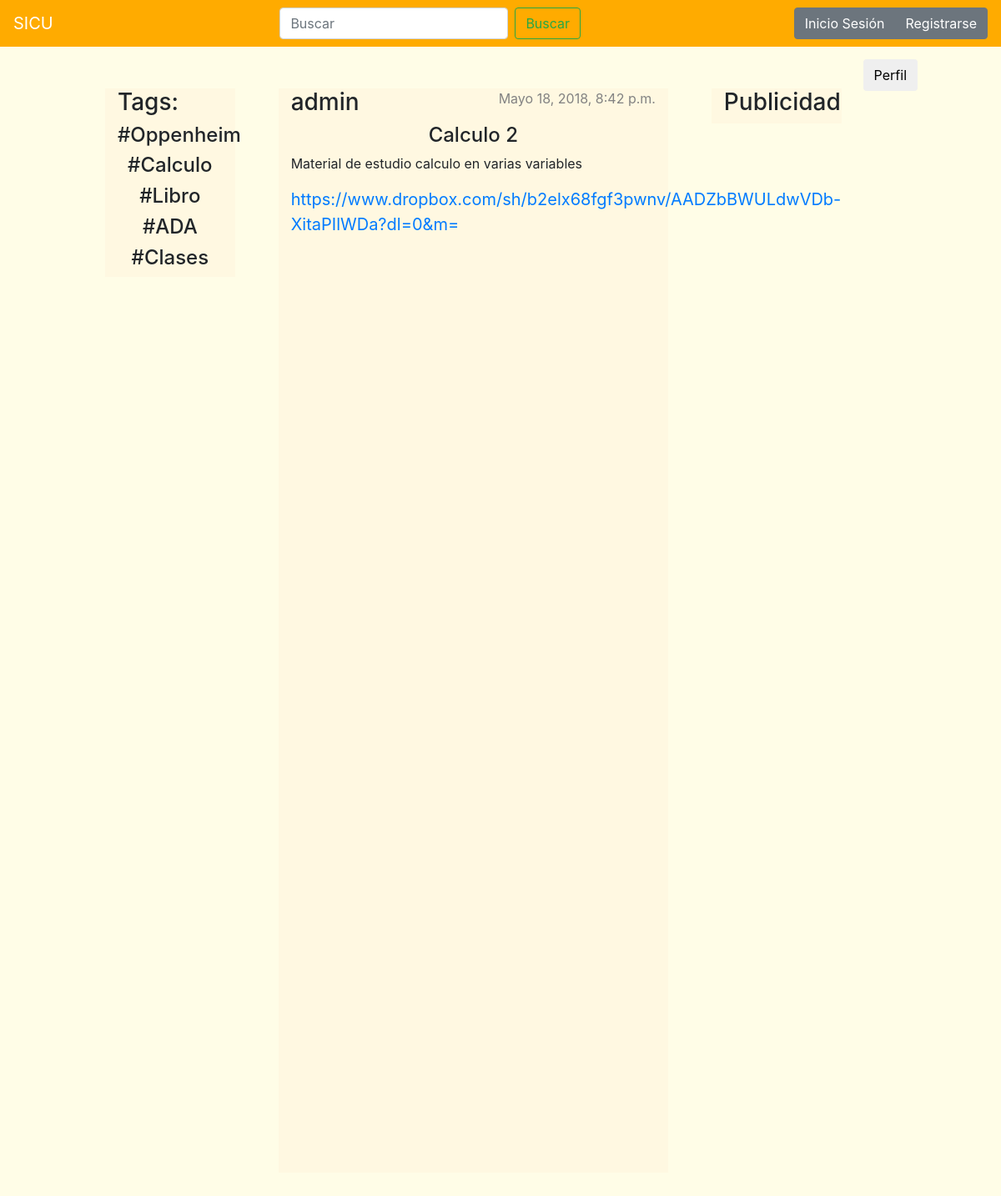
/post/5/, run on an earlier commit of the app's database.
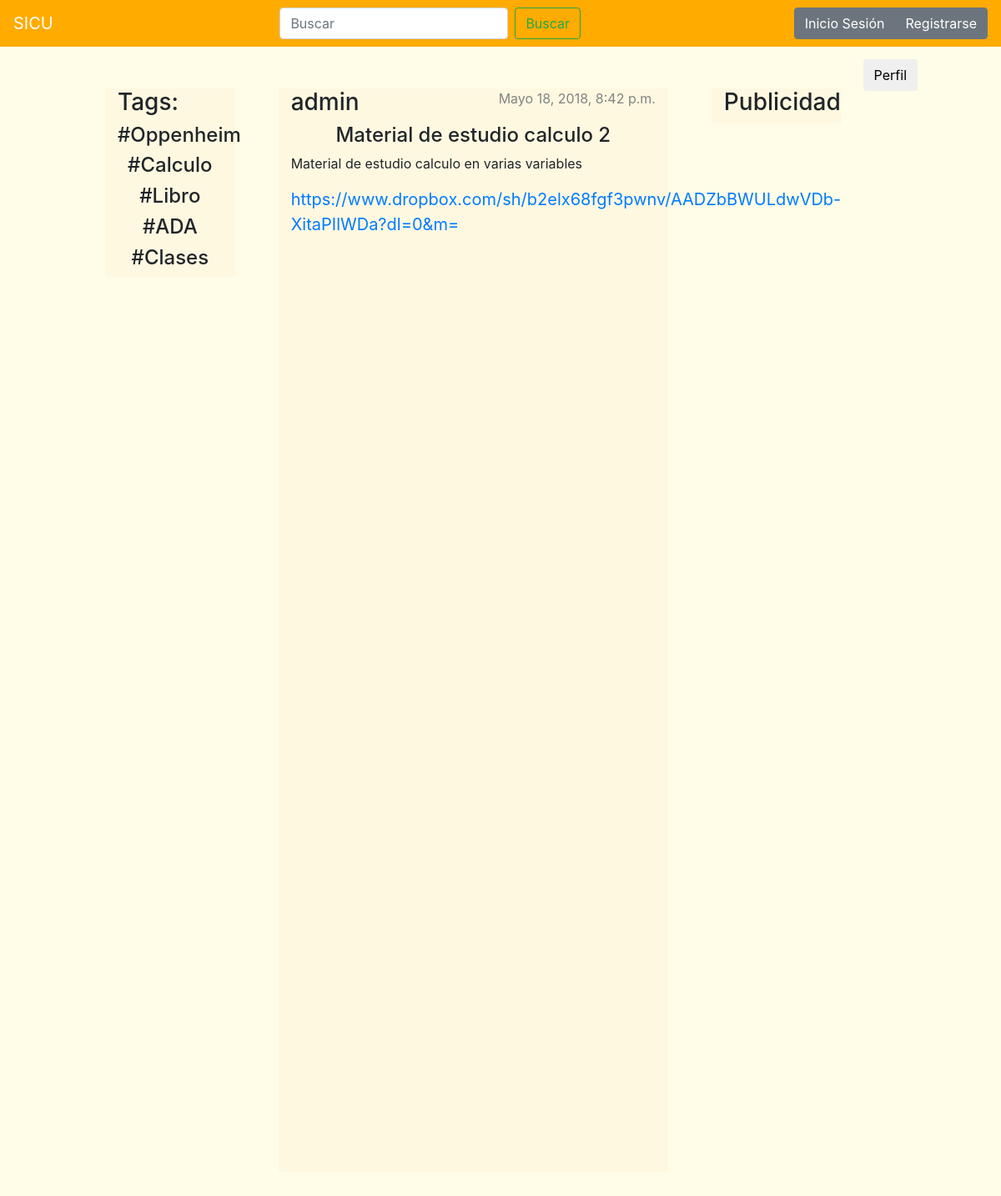
And on a later commit of the database.
### blog/models.py (models this page shows, shortened)
@python_2_unicode_compatible
class Post(models.Model):
    autor = models.ForeignKey('auth.User', on_delete=models.CASCADE)
    titulo = models.CharField(max_length=100)
    descripcion = models.TextField()
    link = models.TextField()
    fecha_creacion = models.DateTimeField(default = timezone.now)

### blog/views.py (the view)
def post_detail(request, pk):
    if request.method == 'POST':
        posts = reversed(Post.objects.filter(titulo__contains=request.POST.get('entrada')))
        return render(request, 'blog/post_list.html', {'posts': posts})
    else:
        post = get_object_or_404(Post, pk=pk)
        return render(request, 'blog/post_detail.html', {'post': post})

### blog/templates/blog/post_detail.html
{% extends 'blog/base.html' %}
{% block content %}
    <div class="post">
        {% if post.fecha_creacion %}
            <div class="date">
                {{ post.fecha_creacion }}
            </div>
        {% endif %}
        <h3>{{ post.autor }}</h3>
        <h4>{{ post.titulo }}</h4>
        <p>{{ post.descripcion|linebreaksbr }}</p>
        <div class="letras">
          <p><a href="{{ post.link|linebreaksbr }}">{{ post.link|linebreaksbr }}</a></p>
        </div>
    </div>
{% endblock %}

What changed in the data, as far as the page shows it:
changed Post "https://www.dropbox.com/sh/b2elx68fgf3pwnv/AADZbBWULdwVDb-XitaPIlWDa?dl=0&m=": titulo "Calculo 2" → "Material de estudio calculo 2"
